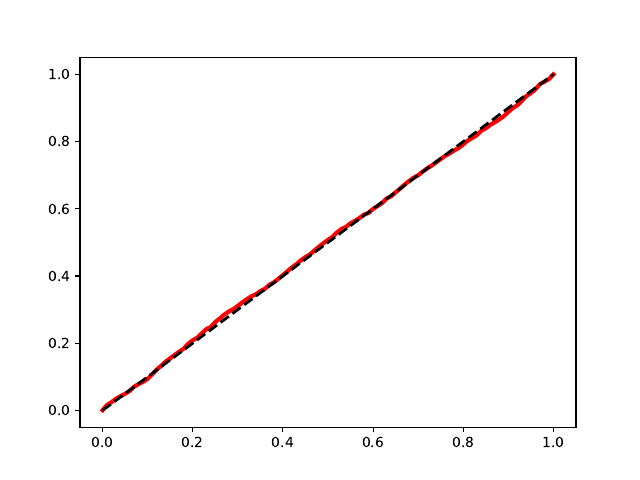

Source code (Python):
import functools

import numpy as np
from scipy.stats import norm as ndist

from selection.tests.instance import gaussian_instance

from core import (infer_full_target,
                  split_sampler, # split_sampler not working yet
                  normal_sampler,
                  logit_fit,
                  probit_fit)

def simulate(n=1000, p=60, s=15, signal=3, sigma=2, alpha=0.1):

    # description of statistical problem

    X, y, truth = gaussian_instance(n=n,
                                    p=p, 
                                    s=s,
                                    equicorrelated=False,
                                    rho=0.5, 
                                    sigma=sigma,
                                    signal=signal,
                                    random_signs=True)[:3]

    dispersion = sigma**2

    S = X.T.dot(y)
    covS = dispersion * X.T.dot(X)
    smooth_sampler = normal_sampler(S, covS)
    splitting_sampler = split_sampler(X * y[:, None], covS / n)

    def meta_algorithm(XTX, XTXi, dispersion, sampler):

        min_success = 3
        ntries = 7
        p = XTX.shape[0]
        success = np.zeros(p)
        for _ in range(ntries):
            scale = 0.5
            frac = 1. / (scale**2 + 1.)
            noisy_S = sampler(scale=scale)
            noisy_beta = XTXi.dot(noisy_S)
            noisy_Z = noisy_beta / np.sqrt(dispersion * np.diag(XTXi) * frac)
            success += np.fabs(noisy_Z) > 2
        return set(np.nonzero(success >= min_success)[0])

    XTX = X.T.dot(X)
    XTXi = np.linalg.inv(XTX)
    resid = y - X.dot(XTXi.dot(X.T.dot(y)))
    dispersion = np.linalg.norm(resid)**2 / (n-p)
                         
    selection_algorithm = functools.partial(meta_algorithm, XTX, XTXi, dispersion)

    # run selection algorithm

    observed_set = selection_algorithm(splitting_sampler)

    # find the target, based on the observed outcome

    # we just take the first target  

    pivots, covered, lengths, naive_lengths = [], [], [], []
    for idx in observed_set:
        print(idx, len(observed_set))
        true_target = truth[idx]

        (pivot, 
         interval) = infer_full_target(selection_algorithm,
                                       observed_set,
                                       idx,
                                       splitting_sampler,
                                       dispersion,
                                       hypothesis=true_target,
                                       fit_probability=probit_fit,
                                       alpha=alpha,
                                       B=100)

        pivots.append(pivot)
        covered.append((interval[0] < true_target) * (interval[1] > true_target))
        lengths.append(interval[1] - interval[0])

        target_sd = np.sqrt(dispersion * XTXi[idx, idx])
        naive_lengths.append(2 * ndist.ppf(1 - 0.5 * alpha) * target_sd)

    return pivots, covered, lengths, naive_lengths

if __name__ == "__main__":
    import statsmodels.api as sm
    import matplotlib.pyplot as plt
    
    U = np.linspace(0, 1, 101)
    P, L, N, coverage = [], [], [], []
    plt.clf()
    for i in range(100):
        p, cover, l, n = simulate()
        coverage.extend(cover)
        P.extend(p)
        L.extend(l)
        N.extend(n)
        print(np.mean(P), np.std(P), np.mean(np.array(L) / np.array(N)), np.mean(coverage))

    plt.clf()
    plt.plot(U, sm.distributions.ECDF(P)(U), 'r', linewidth=3)
    plt.plot([0,1], [0,1], 'k--', linewidth=2)
    plt.savefig('regression_example.pdf')
